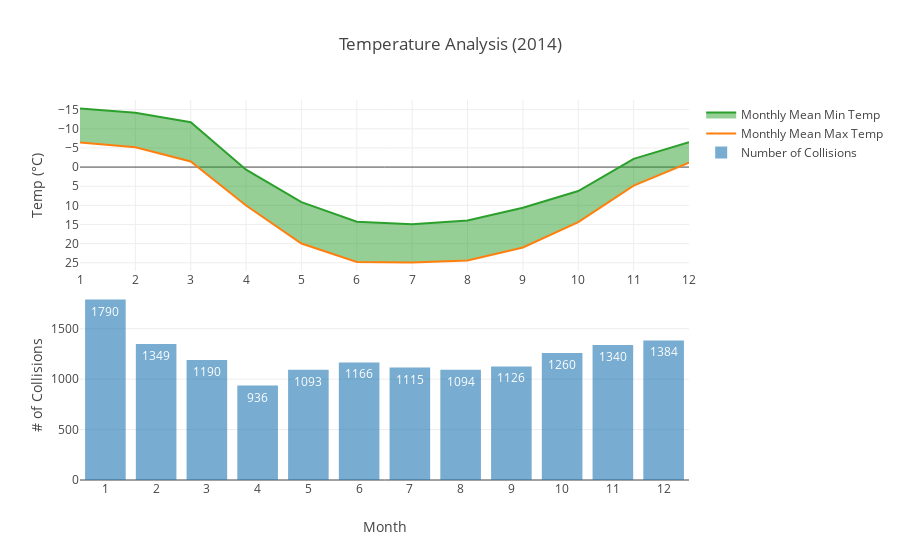
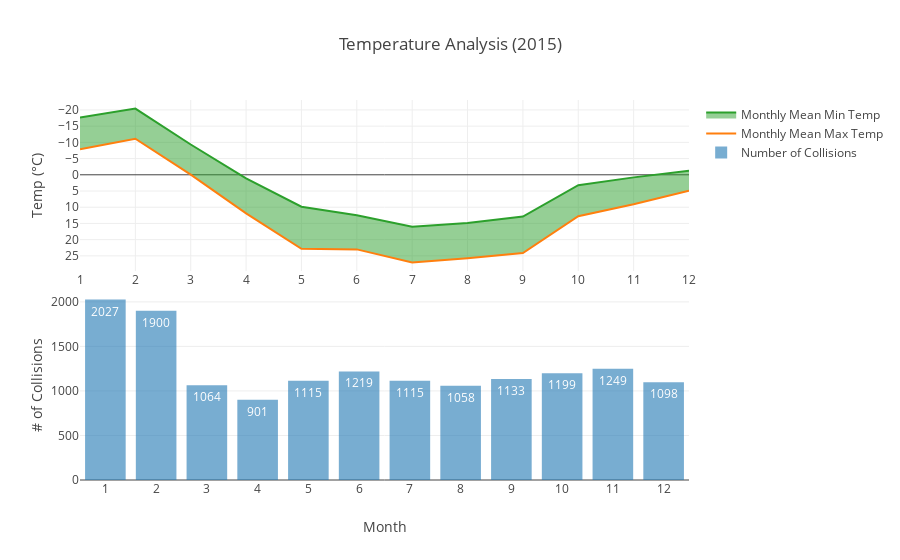
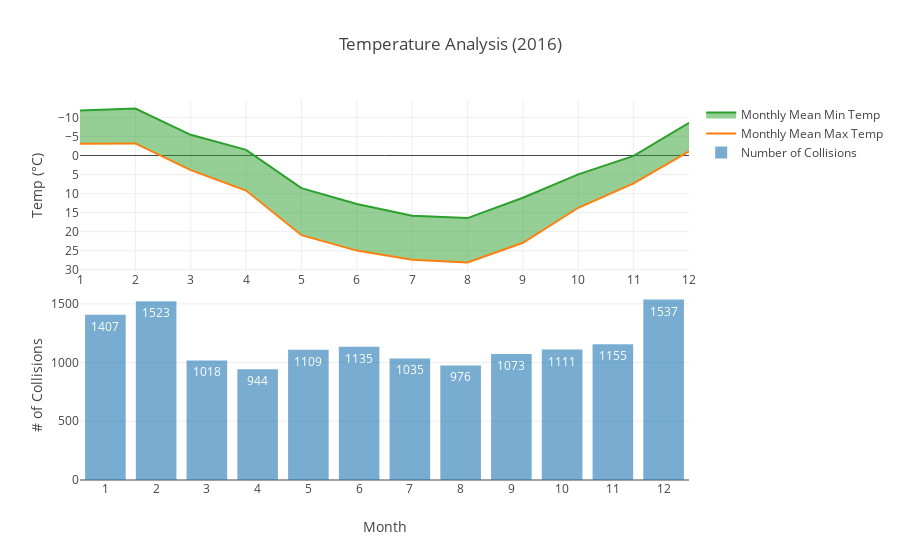

The cell these charts' notebook holds for them, in order:
### Markdown cell above
### 2.3 Temperature & Weather Related Variables

### Code cell
df_avg = wt1417.groupby(["Year","Month"]).mean()
df_avg["Year"] = [x[0] for x in df_avg.index]
df_avg["Month"] = [x[1] for x in df_avg.index]

df_sum = wt1417.groupby(["Year","Month"]).sum()
df_sum["Year"] = [x[0] for x in df_sum.index]
df_sum["Month"] = [x[1] for x in df_sum.index]

def printTemInYear(n):
    monthCase = go.Bar(x = df_sum[df_sum["Year"]==n]["Month"],
                       y = df_sum[df_sum["Year"]==n]["Number of Collisions"],
                       text = df_sum[df_sum["Year"]==n]["Number of Collisions"],
                       textposition = 'auto',
                       opacity = 0.6,
                       name = 'Number of Collisions')
    max_temp = go.Scatter(x = df_avg[df_avg["Year"]==n]["Month"],
                         y = df_avg[df_avg["Year"]==n]["Max Temp (°C)"],
                         mode = 'lines',
                         name = 'Monthly Mean Max Temp',
                         xaxis = 'x2', 
                         yaxis = 'y2')
    min_temp = go.Scatter(x = df_avg[df_avg["Year"]==n]["Month"],
                         y = df_avg[df_avg["Year"]==n]["Min Temp (°C)"],
                         mode = 'lines',
                         name = 'Monthly Mean Min Temp',
                         fill = 'tonexty', 
                         xaxis = 'x2', 
                         yaxis = 'y2')
    fig = dict(data = [monthCase, max_temp,min_temp], 
               layout = go.Layout(title = "Temperature Analysis (" + str(n) + ")",
                                  xaxis = dict(title='Month', dtick=1),
                                  yaxis = dict(title='# of Collisions', dtick=500, domain = [0,0.5]),
                                  yaxis2 = dict(title='Temp (°C)', dtick=5, domain = [0.55,1.0],autorange='reversed'),
                                  xaxis2 = dict(dtick=1, anchor = 'y2')
                                 )
              )
    iplot(fig)
    
for m in range(2014,2018):
    printTemInYear(m)
    
print("The correlation between number of collisions and mean temperature: \n" 
      + "all months = %.4f" % df_avg["Number of Collisions"].corr(df_avg["Mean Temp (°C)"]) + "\n" 
      + "In each month: " + "\n")

def corrInMonth(l):
      s = {
        1: 'January',
        2: 'February',
        3: 'March',
        4: 'April',
        5: 'May',
        6: 'June',
        7: 'July',
        8: 'August',
        9: 'September',
       10: 'October',
       11: 'November',
       12: 'December'
      }[l]
      print(s + " = %.4f" % df_avg[df_avg["Month"] == l]["Number of Collisions"].corr(df_avg["Mean Temp (°C)"]))
        
for f in range(1,13):
    corrInMonth(f)

### Figure 1 — Plotly figure (JSON) as saved in the notebook; plotly's stock layout.template omitted (floating-point values rounded to 4 significant figures)
{"data": [{"name": "Number of Collisions", "opacity": 0.6, "text": ["1790", "1349", "1190", "936", "1093", "1166", "1115", "1094", "1126", "1260", "1340", "1384"], "textposition": "auto", "type": "bar", "uid": "24426446-abe5-11e8-a8ed-0800275aa47c", "x": [1, 2, 3, 4, 5, 6, 7, 8, 9, 10, 11, 12], "y": [1790, 1349, 1190, 936, 1093, 1166, 1115, 1094, 1126, 1260, 1340, 1384]}, {"mode": "lines", "name": "Monthly Mean Max Temp", "type": "scatter", "uid": "24426a90-abe5-11e8-a8ed-0800275aa47c", "x": [1, 2, 3, 4, 5, 6, 7, 8, 9, 10, 11, 12], "xaxis": "x2", "y": [-6.41, -5.193, -1.461, 10.04, 19.97, 24.77, 24.91, 24.37, 21.0, 14.37, 4.833, -1.123], "yaxis": "y2"}, {"fill": "tonexty", "mode": "lines", "name": "Monthly Mean Min Temp", "type": "scatter", "uid": "24426e3c-abe5-11e8-a8ed-0800275aa47c", "x": [1, 2, 3, 4, 5, 6, 7, 8, 9, 10, 11, 12], "xaxis": "x2", "y": [-15.28, -14.19, -11.7, 0.67, 9.174, 14.28, 14.95, 13.94, 10.61, 6.268, -2.147, -6.494], "yaxis": "y2"}], "layout": {"title": "Temperature Analysis (2014)", "xaxis": {"dtick": 1, "title": "Month"}, "xaxis2": {"anchor": "y2", "dtick": 1}, "yaxis": {"domain": [0, 0.5], "dtick": 500, "title": "# of Collisions"}, "yaxis2": {"autorange": "reversed", "domain": [0.55, 1], "dtick": 5, "title": "Temp (°C)"}}}

### Figure 2 — Plotly figure (JSON) as saved in the notebook; plotly's stock layout.template omitted (floating-point values rounded to 4 significant figures)
{"data": [{"name": "Number of Collisions", "opacity": 0.6, "text": ["2027", "1900", "1064", "901", "1115", "1219", "1115", "1058", "1133", "1199", "1249", "1098"], "textposition": "auto", "type": "bar", "uid": "245e82f2-abe5-11e8-a8ed-0800275aa47c", "x": [1, 2, 3, 4, 5, 6, 7, 8, 9, 10, 11, 12], "y": [2027, 1900, 1064, 901, 1115, 1219, 1115, 1058, 1133, 1199, 1249, 1098]}, {"mode": "lines", "name": "Monthly Mean Max Temp", "type": "scatter", "uid": "245e8dd8-abe5-11e8-a8ed-0800275aa47c", "x": [1, 2, 3, 4, 5, 6, 7, 8, 9, 10, 11, 12], "xaxis": "x2", "y": [-7.848, -11.13, -0.05484, 11.89, 22.82, 23.0, 27.02, 25.71, 24.13, 12.76, 9.077, 4.906], "yaxis": "y2"}, {"fill": "tonexty", "mode": "lines", "name": "Monthly Mean Min Temp", "type": "scatter", "uid": "245e903a-abe5-11e8-a8ed-0800275aa47c", "x": [1, 2, 3, 4, 5, 6, 7, 8, 9, 10, 11, 12], "xaxis": "x2", "y": [-17.64, -20.42, -9.332, 1.103, 9.832, 12.49, 16.02, 14.89, 12.87, 3.2, 0.8, -1.21], "yaxis": "y2"}], "layout": {"title": "Temperature Analysis (2015)", "xaxis": {"dtick": 1, "title": "Month"}, "xaxis2": {"anchor": "y2", "dtick": 1}, "yaxis": {"domain": [0, 0.5], "dtick": 500, "title": "# of Collisions"}, "yaxis2": {"autorange": "reversed", "domain": [0.55, 1], "dtick": 5, "title": "Temp (°C)"}}}

### Figure 3 — Plotly figure (JSON) as saved in the notebook; plotly's stock layout.template omitted (floating-point values rounded to 4 significant figures)
{"data": [{"name": "Number of Collisions", "opacity": 0.6, "text": ["1407", "1523", "1018", "944", "1109", "1135", "1035", "976", "1073", "1111", "1155", "1537"], "textposition": "auto", "type": "bar", "uid": "24753b82-abe5-11e8-a8ed-0800275aa47c", "x": [1, 2, 3, 4, 5, 6, 7, 8, 9, 10, 11, 12], "y": [1407, 1523, 1018, 944, 1109, 1135, 1035, 976, 1073, 1111, 1155, 1537]}, {"mode": "lines", "name": "Monthly Mean Max Temp", "type": "scatter", "uid": "247540b4-abe5-11e8-a8ed-0800275aa47c", "x": [1, 2, 3, 4, 5, 6, 7, 8, 9, 10, 11, 12], "xaxis": "x2", "y": [-3.106, -3.169, 3.829, 9.2, 20.92, 24.97, 27.37, 28.08, 22.92, 13.73, 7.35, -1.113], "yaxis": "y2"}, {"fill": "tonexty", "mode": "lines", "name": "Monthly Mean Min Temp", "type": "scatter", "uid": "2475447e-abe5-11e8-a8ed-0800275aa47c", "x": [1, 2, 3, 4, 5, 6, 7, 8, 9, 10, 11, 12], "xaxis": "x2", "y": [-11.84, -12.32, -5.432, -1.483, 8.581, 12.72, 15.84, 16.44, 11.1, 4.952, 0.1167, -8.565], "yaxis": "y2"}], "layout": {"title": "Temperature Analysis (2016)", "xaxis": {"dtick": 1, "title": "Month"}, "xaxis2": {"anchor": "y2", "dtick": 1}, "yaxis": {"domain": [0, 0.5], "dtick": 500, "title": "# of Collisions"}, "yaxis2": {"autorange": "reversed", "domain": [0.55, 1], "dtick": 5, "title": "Temp (°C)"}}}
